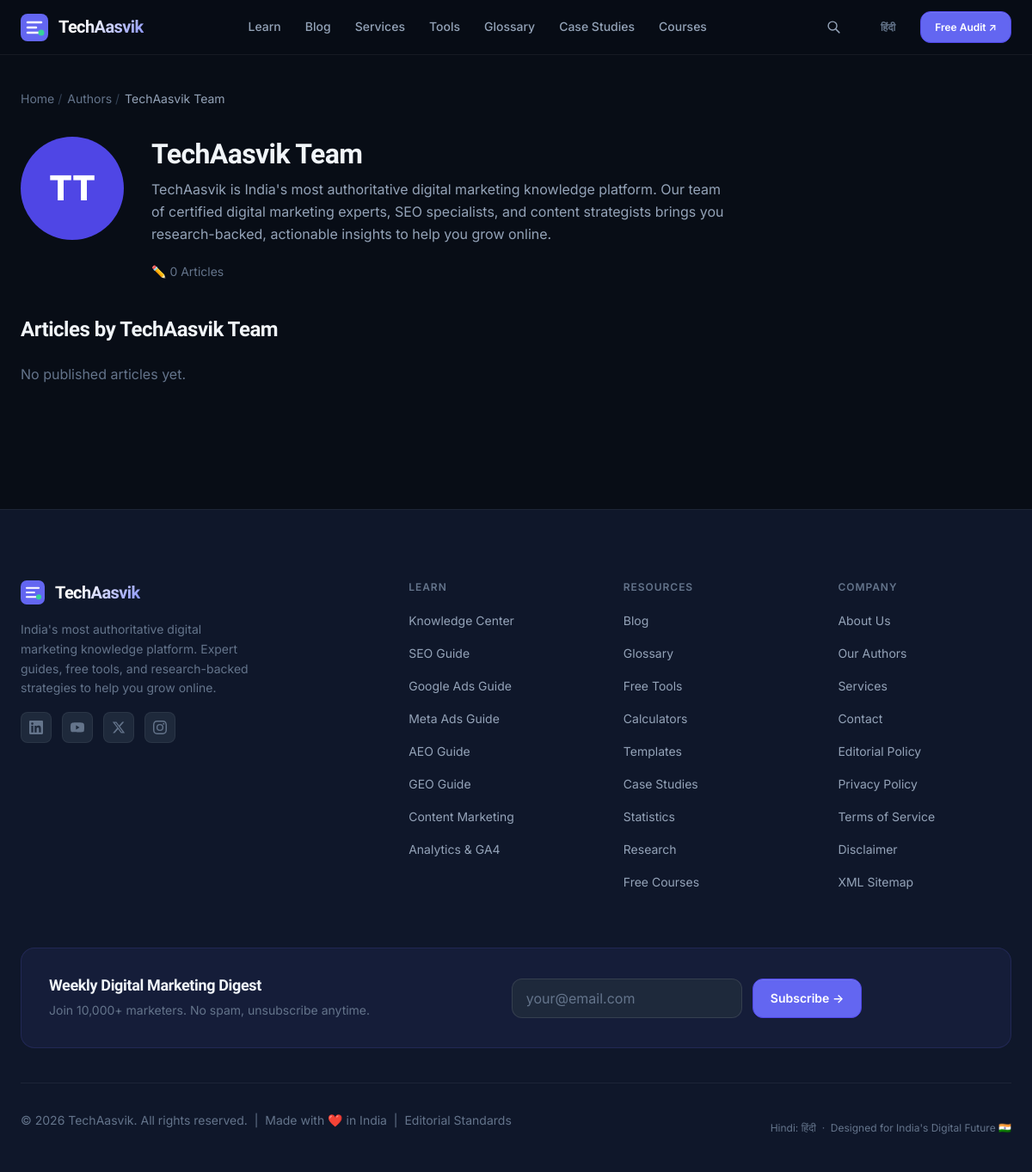
Page /authors/techaasvik-team on the committed database.
### tables this page shows
CREATE TABLE IF NOT EXISTS `authors` (
  `id`           INT UNSIGNED    NOT NULL AUTO_INCREMENT,
  `name`         VARCHAR(255)    NOT NULL,
  `slug`         VARCHAR(255)    NOT NULL,
  `bio`          TEXT            NULL,
  `short_bio`    VARCHAR(500)    NULL,
  `photo_id`     INT UNSIGNED    NULL,
  `credentials`  VARCHAR(500)    NULL,
  `social_links` JSON            NULL,
  `schema_json`  JSON            NULL,
  `email`        VARCHAR(255)    NULL,
  `is_active`    TINYINT(1)      NOT NULL DEFAULT 1,
  `created_at`   DATETIME        NOT NULL DEFAULT CURRENT_TIMESTAMP,
  `updated_at`   DATETIME        NOT NULL DEFAULT CURRENT_TIMESTAMP ON UPDATE CURRENT_TIMESTAMP,
  PRIMARY KEY (`id`),
  UNIQUE KEY `uk_slug` (`slug`)
);

### app/Core/Controller.php (called while the page is built, shortened)
<?php
abstract class Controller
{
    public function __construct()
    {
        $this->db      = Database::getInstance();
    }
    protected function view(string $view, array $data = [], string $layout = 'main'): void
    {
        View::render($view, $data, $layout);
    }
}

### app/Controllers/AuthorController.php (called while the page is built, shortened)
<?php
class AuthorController extends Controller
{
    public function show(array $params = []): void
    {
        $slug   = $params['slug'] ?? '';
        $author = $this->db->fetchOne("SELECT * FROM authors WHERE slug = ? AND is_active = 1 LIMIT 1", [$slug]);
        $page    = $this->page();
        $perPage = 12;
        $posts   = $this->db->fetchAll(
            "SELECT id, type, title, slug, excerpt, published_at, featured_image_id
             FROM content WHERE author_id = ? AND status = 'published'
             ORDER BY published_at DESC LIMIT ? OFFSET ?",
            [$author['id'], $perPage, ($page - 1) * $perPage]
        );
        $total = (int)$this->db->fetchColumn("SELECT COUNT(*) FROM content WHERE author_id = ? AND status = 'published'", [$author['id']]);
        $seoSvc    = new SeoService();
        $schemaSvc = new SchemaService();
        $seo = $seoSvc->buildStatic(
            $author['name'] . ' — Digital Marketing Expert at TechAasvik',
            $author['short_bio'] ?? ('Articles and guides by ' . $author['name'] . ', digital marketing expert at TechAasvik.'),
            'https://t1.techaasvik.com/authors/' . $author['slug']
        );
        $schemas = [
            $schemaSvc->person($author),
            $schemaSvc->breadcrumbs([['name'=>'Home','url'=>'/'],['name'=>'Authors','url'=>'/authors'],['name'=>$author['name']]]),
        ];
        $this->view('author', ['seo' => $seo, 'author' => $author, 'posts' => $posts, 'total' => $total, 'page' => $page, 'perPage' => $perPage, 'schemas' => $schemas]);
    }
}

### index.php (called while the page is built, shortened)
<?php
spl_autoload_register(function (string $class): void {
    $map = [
        'Core\\'        => APP_PATH . '/Core/',
        'Models\\'      => APP_PATH . '/Models/',
        'Controllers\\' => APP_PATH . '/Controllers/',
        'Services\\'    => APP_PATH . '/Services/',
    ];
    foreach ($map as $namespace => $basePath) {
        if (str_starts_with($class, $namespace)) {
            $file = $basePath . str_replace(
                [$namespace, '\\'],
                ['', '/'],
                $class
            ) . '.php';
            if (file_exists($file)) {
                return;
            }
        }
    }
});
require_once APP_PATH . '/Helpers/string.php';
require_once APP_PATH . '/Config/config.php';
$request = new Request();
$router  = new Router($request);
$router->dispatch();

### app/Core/Database.php (called while the page is built, shortened)
<?php
class Database
{
    private static ?Database $instance = null;
    private \PDO $pdo;
    private function __construct(array $config)
    {
        $dsn = sprintf(
            'mysql:host=%s;port=%d;dbname=%s;charset=%s',
            $config['host'],
            $config['port'],
            $config['name'],
            $config['charset']
        );
        $options = [
            \PDO::ATTR_ERRMODE            => \PDO::ERRMODE_EXCEPTION,
            \PDO::ATTR_DEFAULT_FETCH_MODE => \PDO::FETCH_ASSOC,
            \PDO::ATTR_EMULATE_PREPARES   => false,
            \PDO::MYSQL_ATTR_INIT_COMMAND => "SET NAMES utf8mb4 COLLATE utf8mb4_unicode_ci",
        ];
        $this->pdo = new \PDO($dsn, $config['user'], $config['pass'], $options);
    }
    public static function getInstance(): self
    {
        if (self::$instance === null) {
            $config = require APP_PATH . '/Config/config.php';
            self::$instance = new self($config['database']);
        }
        return self::$instance;
    }
    public function query(string $sql, array $params = []): \PDOStatement
    {
        $stmt = $this->pdo->prepare($sql);
        $stmt->execute($params);
        return $stmt;
    }
    public function fetchOne(string $sql, array $params = []): ?array
    {
        $result = $this->query($sql, $params)->fetch();
        return $result ?: null;
    }
    public function fetchColumn(string $sql, array $params = []): mixed
    {
        return $this->query($sql, $params)->fetchColumn();
    }
}

### app/Helpers/string.php (called while the page is built, shortened)
<?php
if (!function_exists('e')) {
    function e(mixed $value): string {
        return htmlspecialchars((string)$value, ENT_QUOTES | ENT_HTML5, 'UTF-8');
    }
}
if (!function_exists('str_initials')) {
    function str_initials(string $name): string {
        $parts = explode(' ', trim($name));
        $init  = '';
        foreach (array_slice($parts, 0, 2) as $part) {
            $init .= mb_strtoupper(mb_substr($part, 0, 1));
        }
        return $init;
    }
}

### app/Config/config.php (called while the page is built, shortened)
<?php
$localPaths = [
    '/home/u375939934/config.local.php',
    dirname(APP_ROOT) . '/config.local.php',
    __DIR__ . '/config.local.php',
];
return $config;

### app/Core/Request.php (called while the page is built, shortened)
<?php
class Request
{
    private string $uri;
    public function __construct()
    {
        $this->uri    = $this->parseUri();
    }
    private function parseUri(): string
    {
        $uri = $_GET['url'] ?? $_SERVER['REQUEST_URI'] ?? '/';
        $uri = parse_url($uri, PHP_URL_PATH) ?? '/';
        $uri = trim($uri, '/');
        $uri = preg_replace('#/+#', '/', $uri);
        return $uri;
    }
    public function uri(): string    { return $this->uri; }
}

### views/pages/author.php (the view, shortened to what this page needs)
<div class="container" style="padding-top:var(--space-10);padding-bottom:var(--space-16);">
  <div style="display:flex;gap:var(--space-8);align-items:flex-start;margin-top:var(--space-6);margin-bottom:var(--space-10);flex-wrap:wrap;">
    <?php if (!empty($author['photo_url'])): ?>
    <img src="<?= e($author['photo_url']) ?>" alt="<?= e($author['name']) ?>" style="width:120px;height:120px;border-radius:50%;object-fit:cover;border:4px solid rgba(99,102,241,0.3);flex-shrink:0;">
    <?php else: ?>
    <div style="width:120px;height:120px;border-radius:50%;background:var(--brand-600);display:flex;align-items:center;justify-content:center;font-weight:800;font-size:40px;color:#fff;flex-shrink:0;">
      <?= str_initials($author['name']) ?>
    </div>
    <?php endif; ?>
    <div style="flex:1;min-width:200px;">
      <h1 style="font-size:clamp(1.5rem,3vw,2rem);margin-bottom:var(--space-2);"><?= e($author['name']) ?></h1>
      <?php if (!empty($author['bio'])): ?>
      <p style="font-size:var(--text-base);color:var(--text-secondary);line-height:var(--leading-relaxed);max-width:680px;margin-bottom:var(--space-5);"><?= e($author['bio']) ?></p>
      <?php endif; ?>
      <div style="display:flex;gap:12px;flex-wrap:wrap;align-items:center;">
        <span style="font-size:var(--text-sm);color:var(--text-muted);">✏️ <?= number_format($total) ?> Articles</span>
      </div>
    </div>
  </div>
  <h2 style="font-size:var(--text-2xl);margin-bottom:var(--space-6);">Articles by <?= e($author['name']) ?></h2>
  <?php if (!empty($posts)): ?>
  <div class="grid grid-3 gap-6">
    <?php foreach ($posts as $post): ?>
    <article class="post-card">
      <div class="post-card-image" style="background:linear-gradient(135deg,rgba(99,102,241,0.1),rgba(139,92,246,0.05));display:flex;align-items:center;justify-content:center;">
        <span style="font-size:36px;opacity:0.4;">📝</span>
      </div>
      <div class="post-card-body">
        <div class="post-card-meta"><?= format_date($post['published_at']) ?><?php if ($post['read_time'] ?? ''): ?> · <?= $post['read_time'] ?> min<?php endif; ?></div>
        <h3 class="post-card-title">
          <a href="<?= e(content_url($post)) ?>" style="color:inherit;text-decoration:none;"><?= e($post['title']) ?></a>
        </h3>
        <?php if (!empty($post['excerpt'])): ?>
        <p class="post-card-excerpt"><?= str_truncate($post['excerpt'], 110) ?></p>
        <?php endif; ?>
      </div>
      <div class="post-card-footer">
        <span class="type-badge type-<?= $post['type'] ?>"><?= str_replace('_',' ',ucfirst($post['type'])) ?></span>
        <a href="<?= e(content_url($post)) ?>" class="btn btn-ghost btn-sm">Read →</a>
      </div>
    </article>
    <?php endforeach; ?>
  </div>
  <?php \Core\View::partial('pagination', ['total' => $total, 'page' => $page, 'perPage' => $perPage, 'baseUrl' => '/authors/' . $author['slug']]) ?>
  <?php else: ?>
  <p style="color:var(--text-muted);">No published articles yet.</p>
  <?php endif; ?>
</div>

### app/Core/Router.php (shortened to what this page needs)
<?php
class Router
{
    private array $routes   = [];
    private Request $request;
    public function __construct(Request $request)
    {
        $this->request = $request;
    }
    private function addRoute(string $methods, string $pattern, string $handler, string $name): void
    {
        $route = [
            'methods' => explode('|', $methods),
            'pattern' => $this->compilePattern($pattern),
            'raw'     => $pattern,
            'handler' => $handler,
        ];
        $this->routes[] = $route;
    }
    private function compilePattern(string $pattern): string
    {
        $pattern = trim($pattern, '/');
        $pattern = preg_replace('/\{([a-zA-Z_]+)\}/', '(?P<$1>[^/]+)', $pattern);
        return '#^' . $pattern . '$#';
    }
    public function dispatch(): void
    {
        $method = $this->request->method();
        $uri    = $this->request->uri();
        foreach ($this->routes as $route) {
            if (!in_array($method, $route['methods'])) {
                continue;
            }
            if (preg_match($route['pattern'], $uri, $matches)) {
                $params = array_filter(
                    $matches,
                    fn($key) => !is_int($key),
                    ARRAY_FILTER_USE_KEY
                );
                $this->callHandler($route['handler'], $params);
                return;
            }
        }
    }
    private function callHandler(string $handler, array $params = []): void
    {
        [$controllerName, $method] = explode('@', $handler);
        $namespace = str_contains($controllerName, '\\')
            ? 'Controllers\\'
            : 'Controllers\\';
        $controller = new $class();
        $controller->$method($params);
    }
}

### assets/css/main.css (style rules this page uses)
:root { --brand-50: #eef2ff; --brand-100: #e0e7ff; --brand-200: #c7d2fe; --brand-300: #a5b4fc; --brand-400: #818cf8; --brand-500: #6366f1; --brand-600: #4f46e5; --brand-700: #4338ca; --brand-800: #3730a3; --brand-900: #312e81; --accent-400: #34d399; --accent-500: #10b981; --accent-600: #059669; --gold-400: #fbbf24; --gold-500: #f59e0b; --gray-0: #ffffff; --gray-50: #f8fafc; --gray-100: #f1f5f9; --gray-200: #e2e8f0; --gray-300: #cbd5e1; --gray-400: #94a3b8; --gray-500: #64748b; --gray-600: #475569; --gray-700: #334155; --gray-800: #1e293b; --gray-850: #172033; --gray-900: #0f172a; --gray-950: #080d16; --color-success: #22c55e; --color-warning: #f59e0b; --color-error: #ef4444; --color-info: #3b82f6; --bg-base: #080d16; --bg-surface: #0f172a; --bg-elevated: #1e293b; --bg-overlay: #263147; --bg-interactive:#2d3a50; --text-primary: #f1f5f9; --text-secondary: #94a3b8; --text-muted: #64748b; --text-disabled: #334155; --text-inverse: #080d16; --text-brand: #818cf8; --border-subtle: rgba(255,255,255,0.06); --border-default: rgba(255,255,255,0.10); --border-strong: rgba(255,255,255,0.16); --border-brand: rgba(99,102,241,0.5); --font-sans: 'Inter', -apple-system, BlinkMacSystemFont, 'Segoe UI', sans-serif; --font-display:'Sora', 'Inter', sans-serif; --font-mono: 'JetBrains Mono', 'Fira Code', monospace; --text-xs: 0.75rem; --text-sm: 0.875rem; --text-base: 1rem; --text-lg: 1.125rem; --text-xl: 1.25rem; --text-2xl: 1.5rem; --text-3xl: 1.875rem; --text-4xl: 2.25rem; --text-5xl: 3rem; --text-6xl: 3.75rem; --text-7xl: 4.5rem; --fw-light: 300; --fw-regular: 400; --fw-medium: 500; --fw-semibold: 600; --fw-bold: 700; --fw-extrabold:800; --fw-black: 900; --leading-tight: 1.25; --leading-snug: 1.375; --leading-normal: 1.5; --leading-relaxed:1.625; --leading-loose: 2; --space-1: 0.25rem; --space-2: 0.5rem; --space-3: 0.75rem; --space-4: 1rem; --space-5: 1.25rem; --space-6: 1.5rem; --space-8: 2rem; --space-10: 2.5rem; --space-12: 3rem; --space-16: 4rem; --space-20: 5rem; --space-24: 6rem; --space-32: 8rem; --radius-sm: 4px; --radius-md: 8px; --radius-lg: 12px; --radius-xl: 16px; --radius-2xl: 24px; --radius-full: 9999px; --shadow-sm: 0 1px 2px rgba(0,0,0,0.3); --shadow-md: 0 4px 16px rgba(0,0,0,0.4); --shadow-lg: 0 8px 32px rgba(0,0,0,0.5); --shadow-xl: 0 20px 60px rgba(0,0,0,0.6); --shadow-brand: 0 0 0 3px rgba(99,102,241,0.3); --shadow-glow: 0 0 40px rgba(99,102,241,0.15); --transition-fast: 150ms ease; --transition-base: 250ms ease; --transition-slow: 400ms ease; --z-below: -1; --z-base: 0; --z-raised: 10; --z-dropdown:100; --z-sticky: 200; --z-overlay: 300; --z-modal: 400; --z-toast: 500; --container-sm: 640px; --container-md: 768px; --container-lg: 1024px; --container-xl: 1280px; --container-2xl: 1400px; --header-height: 64px; --sidebar-width: 280px; }
*, *::before, *::after { box-sizing: border-box; margin: 0; padding: 0; }
html { font-size: 16px; scroll-behavior: smooth; scroll-padding-top: calc(var(--header-height) + 24px); -webkit-text-size-adjust: 100%; text-rendering: optimizeLegibility; -webkit-font-smoothing: antialiased; -moz-osx-font-smoothing: grayscale; }
body { font-family: var(--font-sans); font-size: var(--text-base); font-weight: var(--fw-regular); line-height: var(--leading-relaxed); color: var(--text-primary); background-color: var(--bg-base); min-height: 100vh; overflow-x: hidden; }
.container { width: 100%; max-width: var(--container-xl); margin: 0 auto; padding: 0 var(--space-6); }
h1, h2, h3, h4, h5, h6 { font-family: var(--font-display); font-weight: var(--fw-bold); line-height: var(--leading-tight); color: var(--text-primary); letter-spacing: -0.02em; }
h1 { font-size: clamp(var(--text-3xl), 5vw, var(--text-6xl)); font-weight: var(--fw-extrabold); }
h2 { font-size: clamp(var(--text-2xl), 4vw, var(--text-4xl)); }
p { margin-bottom: var(--space-4); color: var(--text-secondary); line-height: var(--leading-relaxed); }
p:last-child { margin-bottom: 0; }

### rows in the picture
authors: name "TT", name "TechAasvik Team", bio "TechAasvik is India's most authoritative digital marketing knowledge platform. Our team of certified digital marketing experts, SEO specialists, and content strategists brings you research-backed, actionable insights to help you grow online."

### other values in the picture
$label "Learn"
$label "Blog"
$label "Services"
$label "Tools"
$label "Glossary"
$label "Case Studies"
$label "Courses"
$crumb['name'] "Home"
$crumb['name'] "Authors"
$crumb['name'] "TechAasvik Team"
$total "0"
